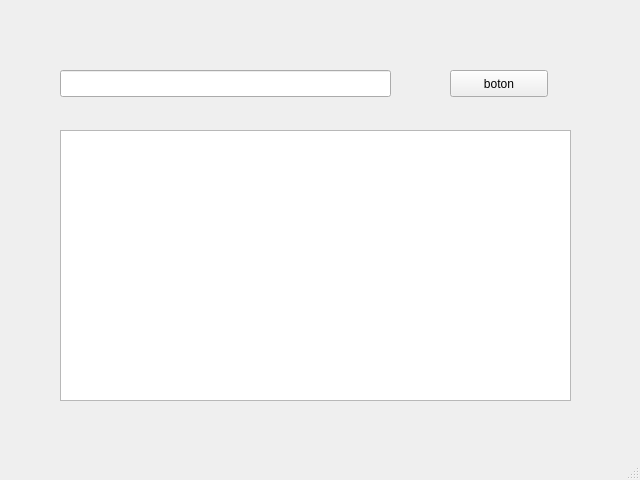
<?xml version="1.0" encoding="UTF-8"?>
<ui version="4.0">
 <class>MainWindow</class>
 <widget class="QMainWindow" name="MainWindow">
  <property name="geometry">
   <rect>
    <x>0</x>
    <y>0</y>
    <width>640</width>
    <height>480</height>
   </rect>
  </property>
  <property name="windowTitle">
   <string>Compras</string>
  </property>
  <widget class="QWidget" name="centralwidget">
   <widget class="QTableView" name="tabla">
    <property name="geometry">
     <rect>
      <x>60</x>
      <y>130</y>
      <width>511</width>
      <height>271</height>
     </rect>
    </property>
   </widget>
   <widget class="QLineEdit" name="line_buscar">
    <property name="geometry">
     <rect>
      <x>60</x>
      <y>70</y>
      <width>331</width>
      <height>27</height>
     </rect>
    </property>
   </widget>
   <widget class="QPushButton" name="btn_buscar">
    <property name="geometry">
     <rect>
      <x>450</x>
      <y>70</y>
      <width>98</width>
      <height>27</height>
     </rect>
    </property>
    <property name="text">
     <string>boton</string>
    </property>
   </widget>
  </widget>
  <widget class="QStatusBar" name="statusbar"/>
 </widget>
 <resources/>
 <connections/>
</ui>
